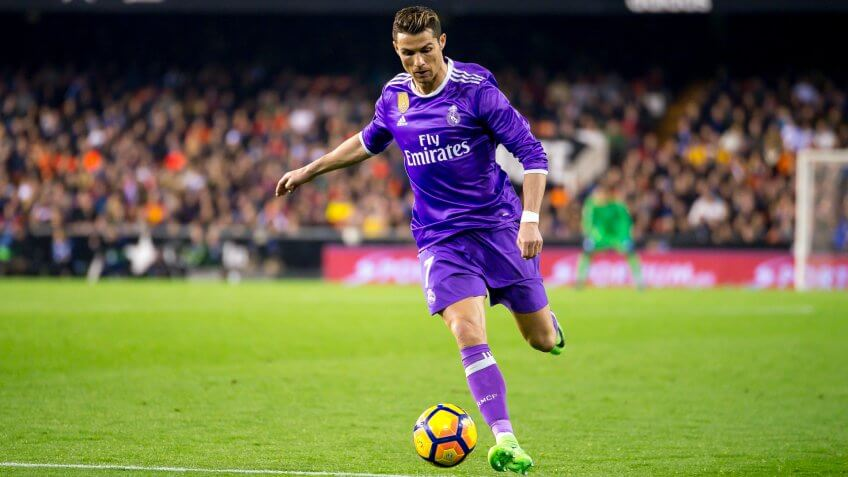
#> input picture color/Cristiano.jpg, 848 x 477 px
$ python RBG_representation.py
#> lines starting #> are read from the running program, lines starting #| are printed output that depends on the picture
import cv2
import matplotlib.pyplot as ppt
from matplotlib.widgets import Button
from tkinter import filedialog


class RGB:
    path = 'Cristiano.jpg'

    def __init__(self):
        self.initUI()

    def initUI(self):
        image = cv2.imread(RGB.path, cv2.IMREAD_COLOR)
#> image is the input picture: shape (477, 848, 3); mean B, G, R 72.3, 109.3, 108.1
        image = cv2.cvtColor(image, cv2.COLOR_BGR2RGB)
        ppt.figure(1)
        ppt.gray()

        red = image.copy()
        blue = image.copy()
        green = image.copy()
        blue[:, :, 0] = 0
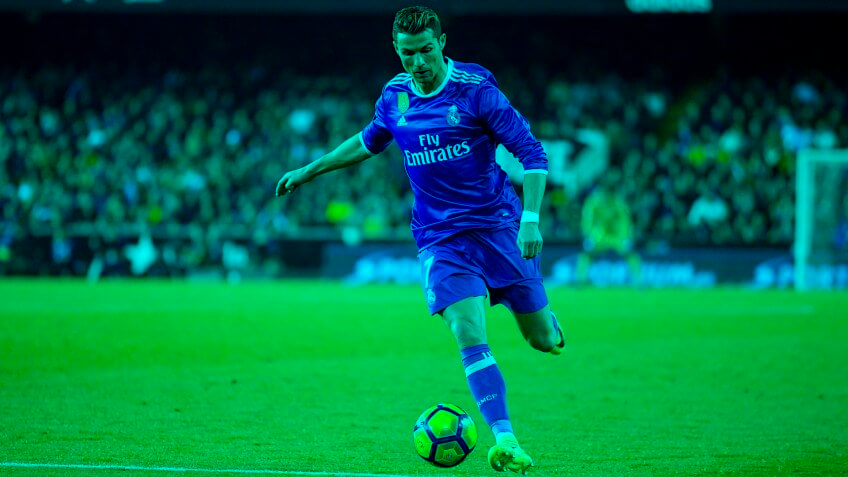
#> blue: shape (477, 848, 3); mean R, G, B 0, 109.3, 72.3
        blue[:, :, 2] = 0
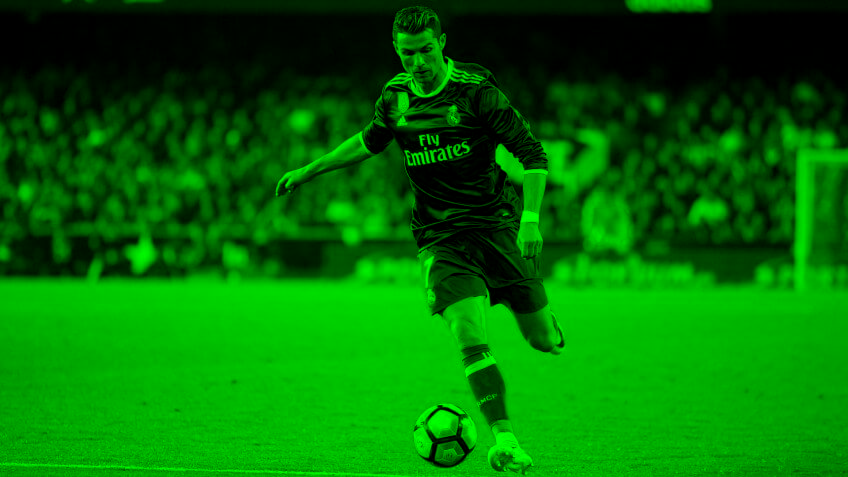
#> blue: shape (477, 848, 3); mean R, G, B 0, 109.3, 0
        red[:, :, 1] = 0
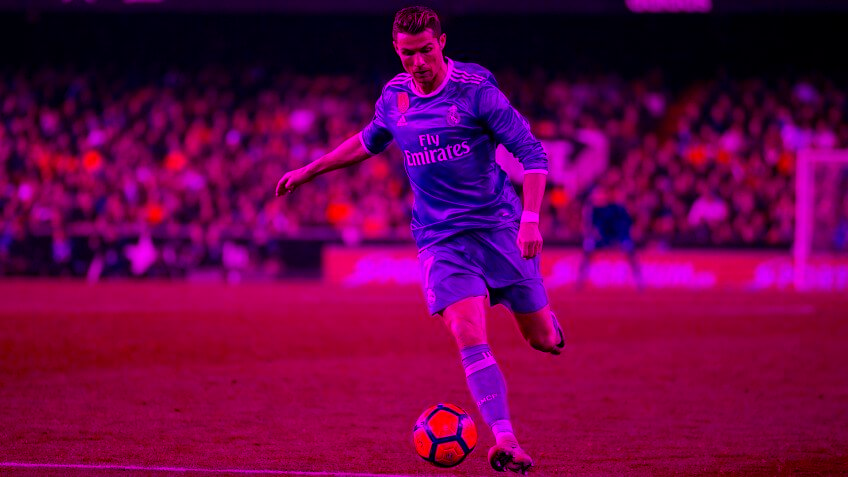
#> red: shape (477, 848, 3); mean R, G, B 108.1, 0, 72.3
        red[:, :, 2] = 0
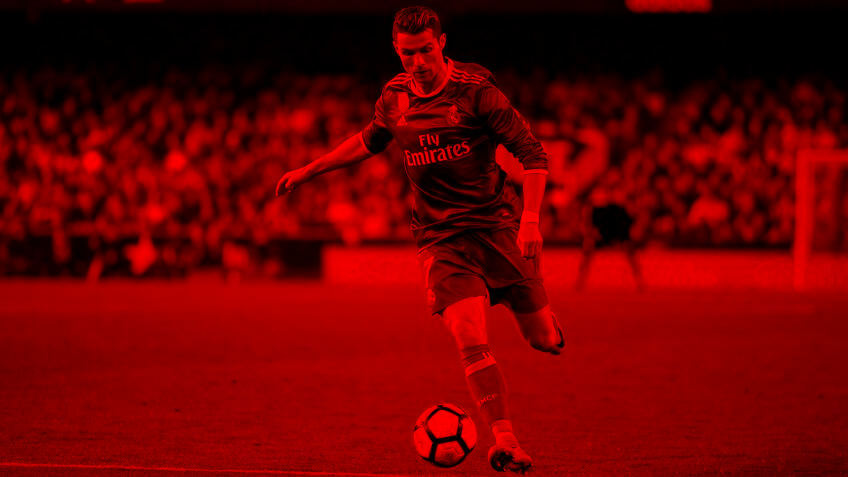
#> red: shape (477, 848, 3); mean R, G, B 108.1, 0, 0
        green[:, :, 0] = 0
        green[:, :, 1] = 0
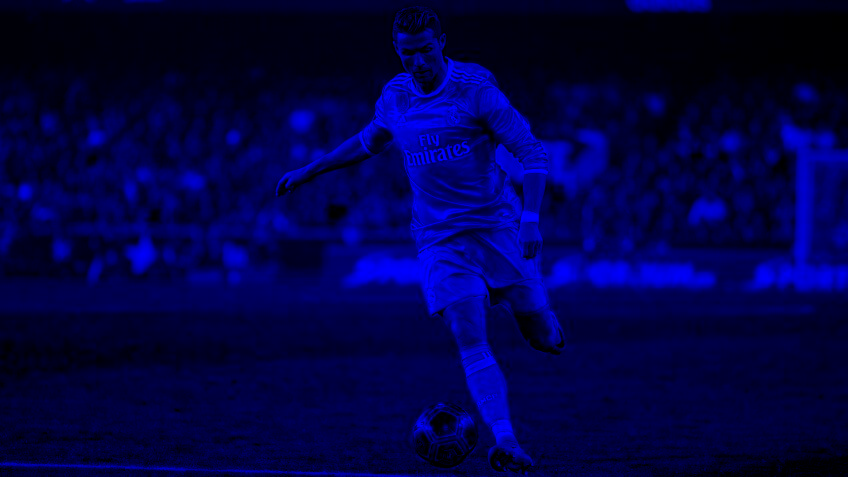
#> green: shape (477, 848, 3); mean R, G, B 0, 0, 72.3

        ppt.subplot(221)
        ppt.xlabel("Original Image")
        ppt.imshow(image)

        ppt.subplot(222)
        ppt.xlabel("Red Channel")
        ppt.imshow(red)

        ppt.subplot(223)
        ppt.xlabel("Blue Channel")
        ppt.imshow(blue)

        ppt.subplot(224)
        ppt.xlabel("Green Channel")
        ppt.imshow(green)

        axprev = ppt.axes([0.45, 0.005, 0.15, 0.075])
        img_bttn = Button(axprev, 'Open Image')
        img_bttn.on_clicked(lambda x: self.button_click())
        ppt.show()

    def button_click(self):
        RGB.path = filedialog.askopenfilename(filetypes=[("Image File", '.png')])
        self.initUI()


if __name__ == '__main__':
    RGB()
